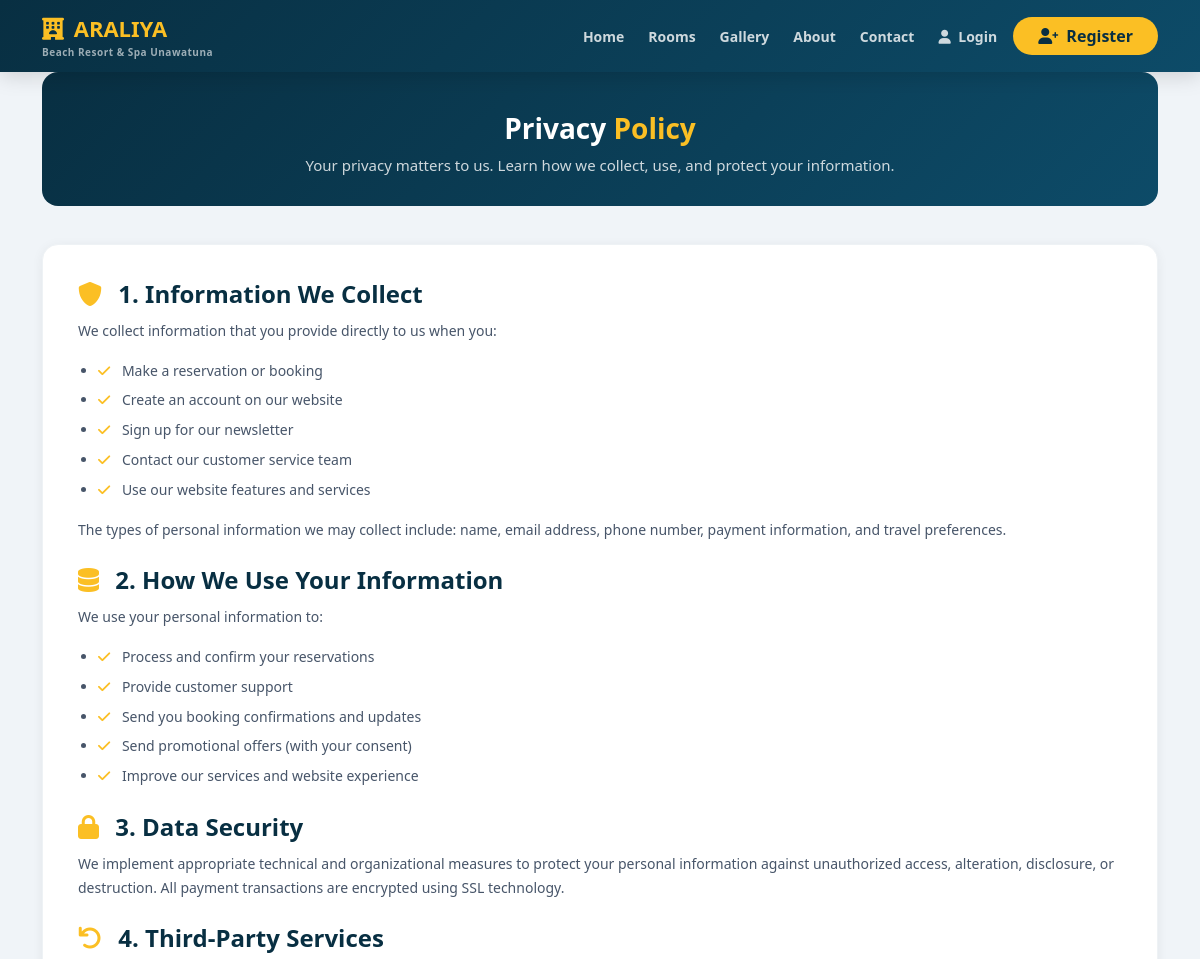
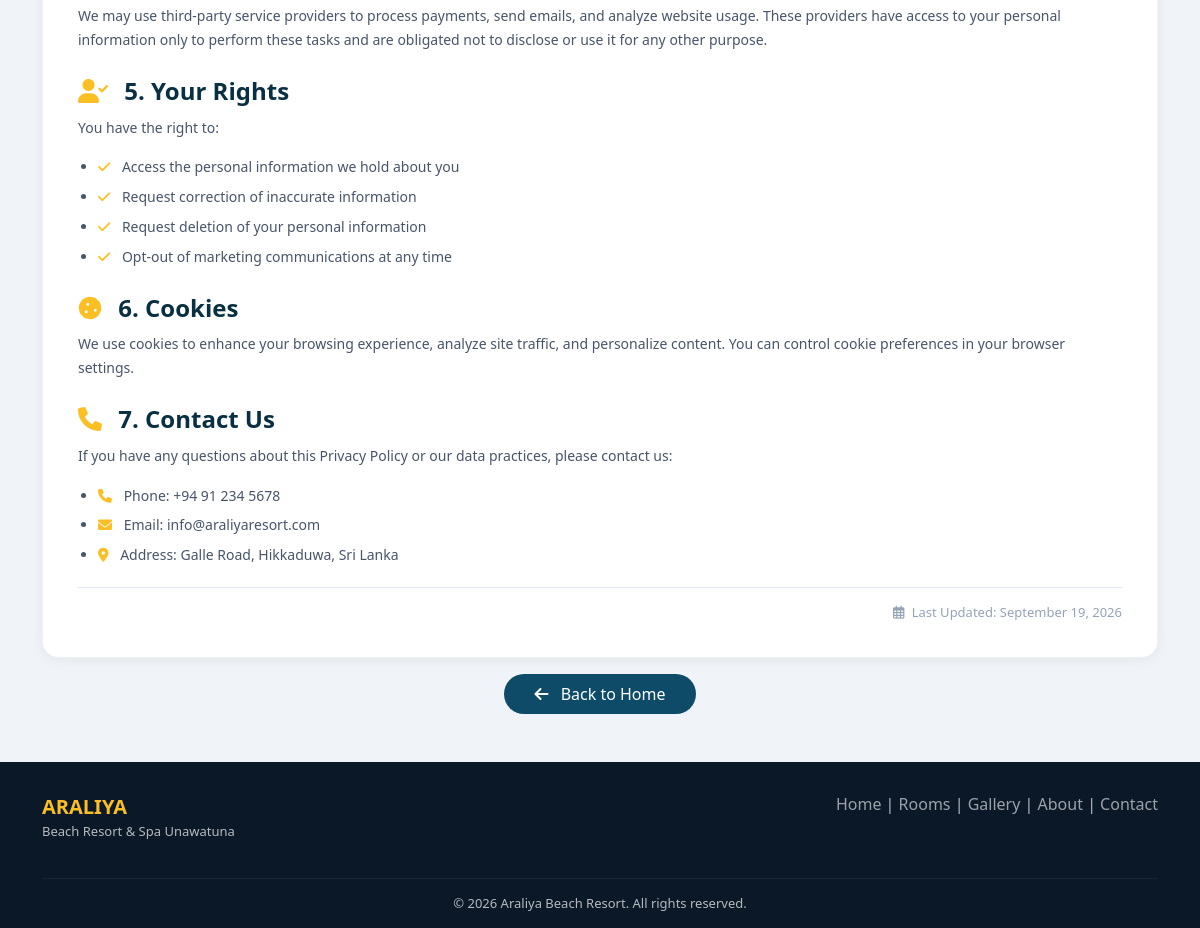
Page /public/privacy.php on the committed database (2 pictures, top to bottom).
### tables this page shows
CREATE TABLE `hotel_settings` (
  `id` int(11) NOT NULL,
  `hotel_name` varchar(100) NOT NULL,
  `address` text NOT NULL,
  `phone` varchar(20) NOT NULL,
  `tax_percentage` decimal(5,2) DEFAULT 0.00,
  `service_charge_percentage` decimal(5,2) DEFAULT 0.00
);

### public/privacy.php (the view, shortened to what this page needs)
<?php
include '../includes/db.php';
$is_logged_in = isset($_SESSION['online_user_id']) && !empty($_SESSION['online_user_id']);
$logged_in_user = $is_logged_in ? $_SESSION['online_user_name'] : '';
$hotel = $conn->query("SELECT * FROM hotel_settings LIMIT 1")->fetch_assoc();
$hotel_name = isset($hotel['hotel_name']) ? $hotel['hotel_name'] : 'Araliya Beach Resort';
$hotel_address = isset($hotel['address']) ? $hotel['address'] : 'Galle Road, Unawatuna, Sri Lanka';
$hotel_phone = isset($hotel['phone']) ? $hotel['phone'] : '+94 91 234 5678';
?>
<!DOCTYPE html>
<html lang="en">
<head>
    <link href="https://cdn.jsdelivr.net/npm/bootstrap@5.3.0/dist/css/bootstrap.min.css" rel="stylesheet">
    <link rel="stylesheet" href="https://cdnjs.cloudflare.com/ajax/libs/font-awesome/6.0.0/css/all.min.css">
</head>
<body>
<nav class="navbar navbar-expand-lg navbar-custom">
    <div class="container">
        <a href="index.php" class="brand">
            <i class="fas fa-hotel me-1"></i> ARALIYA
            <span class="brand-sub">Beach Resort &amp; Spa Unawatuna</span>
        </a>
        <div class="collapse navbar-collapse" id="navbarNav">
            <ul class="navbar-nav ms-auto align-items-center gap-2">
                <li class="nav-item"><a href="index.php" class="nav-link">Home</a></li>
                <li class="nav-item"><a href="rooms.php" class="nav-link">Rooms</a></li>
                <li class="nav-item"><a href="gallery.php" class="nav-link">Gallery</a></li>
                <li class="nav-item"><a href="about.php" class="nav-link">About</a></li>
                <li class="nav-item"><a href="contact.php" class="nav-link">Contact</a></li>
                <?php if($is_logged_in): ?>
                    <li class="nav-item dropdown">
                        <a href="#" class="user-dropdown dropdown-toggle" data-bs-toggle="dropdown" aria-expanded="false">
                            <span class="user-avatar"><?php echo strtoupper(substr($logged_in_user, 0, 1)); ?></span>
                            <span><?php echo htmlspecialchars($logged_in_user); ?></span>
                        </a>
                        <ul class="dropdown-menu dropdown-menu-end">
                            <li><a class="dropdown-item" href="my_bookings.php"><i class="fas fa-list me-2"></i> My Bookings</a></li>
                            <li><a class="dropdown-item" href="profile.php"><i class="fas fa-user me-2"></i> Profile</a></li>
                            <li><hr class="dropdown-divider"></li>
                            <li><a class="dropdown-item text-danger" href="logout.php"><i class="fas fa-sign-out-alt me-2"></i> Logout</a></li>
                        </ul>
                    </li>
                <?php else: ?>
                    <li class="nav-item"><a href="login.php" class="nav-link"><i class="fas fa-user me-1"></i> Login</a></li>
                    <li class="nav-item"><a href="register.php" class="btn-book-now"><i class="fas fa-user-plus me-1"></i> Register</a></li>
                <?php endif; ?>
            </ul>
        </div>
    </div>
</nav>
<section class="container">
    <div class="privacy-hero">
        <h1>Privacy <span>Policy</span></h1>
        <p>Your privacy matters to us. Learn how we collect, use, and protect your information.</p>
    </div>
</section>
<section class="py-2">
    <div class="container">
        <div class="privacy-content">
            <h4><i class="fas fa-shield-alt"></i> 1. Information We Collect</h4>
            <p>
                We collect information that you provide directly to us when you:
            </p>
            <ul>
                <li><i class="fas fa-check"></i> Make a reservation or booking</li>
                <li><i class="fas fa-check"></i> Create an account on our website</li>
                <li><i class="fas fa-check"></i> Sign up for our newsletter</li>
                <li><i class="fas fa-check"></i> Contact our customer service team</li>
                <li><i class="fas fa-check"></i> Use our website features and services</li>
            </ul>
            <p>
                The types of personal information we may collect include: name, email address, phone number, payment information, and travel preferences.
            </p>
            <h4><i class="fas fa-database"></i> 2. How We Use Your Information</h4>
            <p>
                We use your personal information to:
            </p>
            <ul>
                <li><i class="fas fa-check"></i> Process and confirm your reservations</li>
                <li><i class="fas fa-check"></i> Provide customer support</li>
                <li><i class="fas fa-check"></i> Send you booking confirmations and updates</li>
                <li><i class="fas fa-check"></i> Send promotional offers (with your consent)</li>
                <li><i class="fas fa-check"></i> Improve our services and website experience</li>
            </ul>
            <h4><i class="fas fa-lock"></i> 3. Data Security</h4>
            <p>
                We implement appropriate technical and organizational measures to protect your personal information against unauthorized access, alteration, disclosure, or destruction. All payment transactions are encrypted using SSL technology.
            </p>
            <h4><i class="fas fa-undo"></i> 4. Third-Party Services</h4>
            <p>
                We may use third-party service providers to process payments, send emails, and analyze website usage. These providers have access to your personal information only to perform these tasks and are obligated not to disclose or use it for any other purpose.
            </p>
            <h4><i class="fas fa-user-check"></i> 5. Your Rights</h4>
            <p>
                You have the right to:
            </p>
            <ul>
                <li><i class="fas fa-check"></i> Access the personal information we hold about you</li>
                <li><i class="fas fa-check"></i> Request correction of inaccurate information</li>
                <li><i class="fas fa-check"></i> Request deletion of your personal information</li>
                <li><i class="fas fa-check"></i> Opt-out of marketing communications at any time</li>
            </ul>
            <h4><i class="fas fa-cookie"></i> 6. Cookies</h4>
            <p>
                We use cookies to enhance your browsing experience, analyze site traffic, and personalize content. You can control cookie preferences in your browser settings.
            </p>
            <h4><i class="fas fa-phone"></i> 7. Contact Us</h4>
            <p>
                If you have any questions about this Privacy Policy or our data practices, please contact us:
            </p>
            <ul>
                <li><i class="fas fa-phone"></i> Phone: <?php echo $hotel_phone; ?></li>
                <li><i class="fas fa-envelope"></i> Email: info@araliyaresort.com</li>
                <li><i class="fas fa-map-marker-alt"></i> Address: <?php echo $hotel_address; ?></li>
            </ul>
            <div class="last-updated">
                <i class="far fa-calendar-alt me-1"></i> Last Updated: <?php echo date('F d, Y'); ?>
            </div>
        </div>
        <div class="text-center mt-3">
            <a href="index.php" class="btn btn-primary" style="background: var(--primary); border: none; border-radius:25px; padding:8px 30px;">
                <i class="fas fa-arrow-left me-2"></i> Back to Home
            </a>
        </div>
    </div>
</section>
<footer class="footer">
    <div class="container">
        <div class="row">
            <div class="col-md-6">
                <div class="brand">ARALIYA</div>
                <p style="font-size:13px;">Beach Resort &amp; Spa Unawatuna</p>
            </div>
            <div class="col-md-6 text-md-end">
                <a href="index.php">Home</a> |
                <a href="rooms.php">Rooms</a> |
                <a href="gallery.php">Gallery</a> |
                <a href="about.php">About</a> |
                <a href="contact.php">Contact</a>
            </div>
        </div>
        <div class="footer-bottom text-center">
            <p class="mb-0">&copy; <?php echo date('Y'); ?> <?php echo $hotel_name; ?>. All rights reserved.</p>
        </div>
    </div>
</footer>
</body>
</html>

### public/privacy.php (style rules this page uses)
:root { --primary: #0d4b68; --gold: #fbbf24; }
body { font-family: 'Segoe UI', Tahoma, Geneva, Verdana, sans-serif; background: #f0f4f8; }
.navbar-custom { background: linear-gradient(135deg, #082f42, #0d4b68); padding: 12px 0; box-shadow: 0 4px 20px rgba(0,0,0,0.15); }
.navbar-custom .brand { color: var(--gold); font-size: 22px; font-weight: 800; text-decoration: none; }
.navbar-custom .brand i { color: var(--gold); }
.navbar-custom .brand-sub { color: rgba(255,255,255,0.6); font-size: 10px; display: block; letter-spacing: 0.5px; }
.navbar-custom .nav-link { color: rgba(255,255,255,0.8); font-weight: 600; font-size: 14px; padding: 8px 18px; transition: 0.3s; }
.btn-book-now { background: var(--gold); color: #082f42; font-weight: 700; padding: 8px 25px; border-radius: 25px; text-decoration: none; transition: all 0.3s ease; }
.privacy-hero { background: linear-gradient(135deg, #082f42, #0d4b68); color: white; padding: 40px 0 30px; text-align: center; border-radius: 16px; margin-bottom: 30px; }
.privacy-hero h1 { font-size: 28px; font-weight: 800; }
.privacy-hero h1 span { color: var(--gold); }
.privacy-hero p { opacity: 0.8; font-size: 15px; max-width: 600px; margin: 8px auto 0; }
.privacy-content { background: white; border-radius: 16px; padding: 35px; box-shadow: 0 2px 12px rgba(0,0,0,0.06); border: 1px solid #eef2f5; }
.privacy-content h4 { color: #082f42; font-weight: 700; margin-top: 25px; margin-bottom: 10px; }
.privacy-content h4:first-of-type { margin-top: 0; }
.privacy-content h4 i { color: var(--gold); margin-right: 10px; }
.privacy-content p { color: #475569; font-size: 14px; line-height: 1.7; }
.privacy-content ul { padding-left: 20px; }
.privacy-content ul li { color: #475569; font-size: 14px; line-height: 1.7; margin-bottom: 6px; }
.privacy-content ul li i { color: var(--gold); margin-right: 8px; }
.last-updated { color: #94a3b8; font-size: 13px; text-align: right; margin-top: 20px; padding-top: 15px; border-top: 1px solid #e2e8f0; }
.footer { background: #0a1828; color: rgba(255,255,255,0.7); padding: 30px 0 15px; margin-top: 40px; }
.footer .brand { color: var(--gold); font-size: 20px; font-weight: 800; }
.footer a { color: rgba(255,255,255,0.6); text-decoration: none; transition: 0.3s; }
.footer-bottom { border-top: 1px solid rgba(255,255,255,0.05); padding-top: 15px; margin-top: 20px; font-size: 13px; }

### rows in the picture
hotel_settings: phone "+94 91 234 5678", address "Galle Road, Hikkaduwa, Sri Lanka", hotel_name "Araliya Beach Resort"
